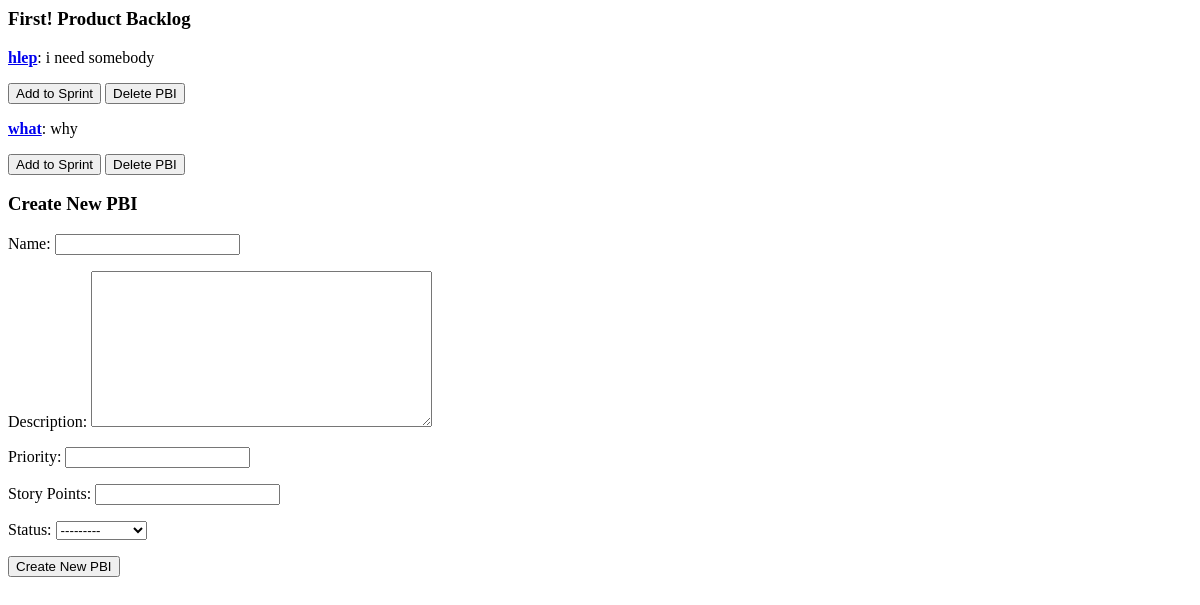
/backtrack/8/productbacklog/, run on an earlier commit of the app's database.
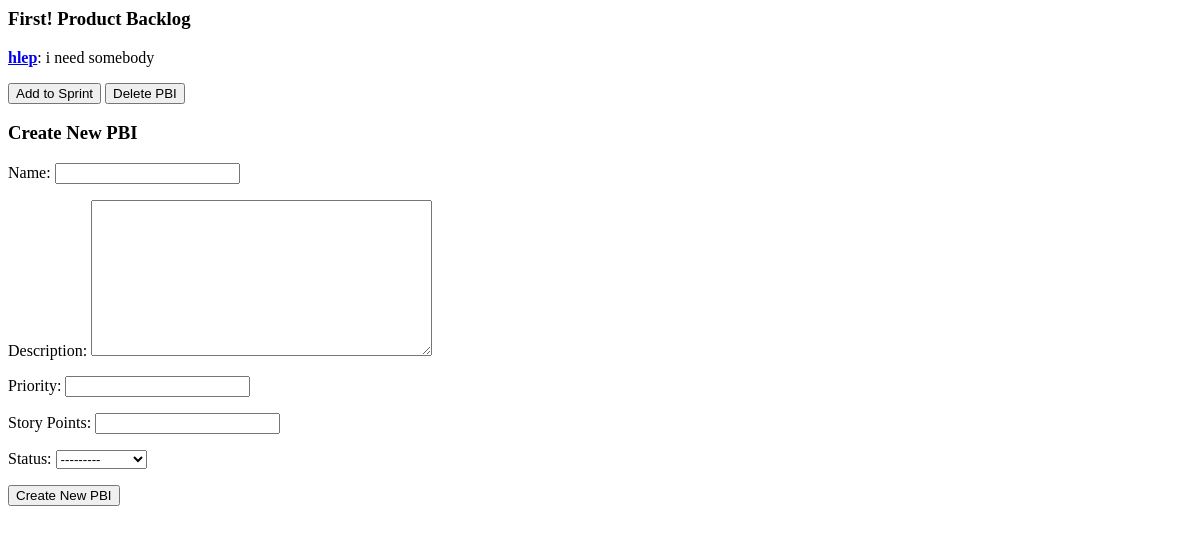
And on a later commit of the database.
### backtrackapp/models.py (models this page shows, shortened)
class Project(models.Model):
    name = models.CharField(max_length=256)
    desc = models.TextField()

class ProductBacklogItem(models.Model):
    STATUS = (
        ('NS', 'Not Started'),
        ('IP', 'In Progress'),
        ('C', 'Complete'),
    )
    name = models.CharField(max_length=256)
    desc = models.TextField()
    priority = models.PositiveIntegerField()
    storypoints = models.PositiveIntegerField()
    status = models.CharField(max_length=2, choices=STATUS)
    project = models.ForeignKey(Project,
    on_delete = models.CASCADE)
    sprint = models.ForeignKey(Sprint, on_delete=models.CASCADE, null=True, blank=True)

### backtrackapp/views.py (the view, shortened to what this page needs)
# urls.py: path('<int:pk>/productbacklog/', views.ProjectPBView.as_view(), name="project_pb"),
class ProjectPBView(generic.CreateView):
    def get(self, request, pk):
        project = get_object_or_404(Project, pk=pk)
        context = {'form': NewPBIForm(initial={'project': project}),
        'project': project}
        return render(request, 'backtrackapp/projectpbview.html', context)

### backtrackapp/forms.py
class NewPBIForm(forms.ModelForm):
    class Meta:
        model = ProductBacklogItem
        exclude = ['project', 'sprint']
        labels = {
        "desc": "Description",
        "storypoints": "Story Points"
        }

### backtrackapp/templates/backtrackapp/projectpbview.html (shortened to what this page needs)
<h3>{{project.name}} Product Backlog</h3>
{% for pbi in project.productbacklogitem_set.all %}
  <div>
      <form method="POST">{% csrf_token %}
        <p><b><a href="{% url 'backtrack:modifyPBI' pbi.id %}">{{pbi.name}}</a></b>: {{pbi.desc}}</p>
        <input type="submit" value="Add to Sprint" name="addToSprint"/>
        <input type="submit" value="Delete PBI" name="deletePBI"/>
      </form>
  </div>
{% endfor %}
<form method="POST">
  <h3>Create New PBI</h3>
  {{form.as_p}}
  <input type="submit" value="Create New PBI" name="createNewPBI"/>
</form>

What changed in the data, as far as the page shows it:
removed ProductBacklogItem: name "what", desc "why"
